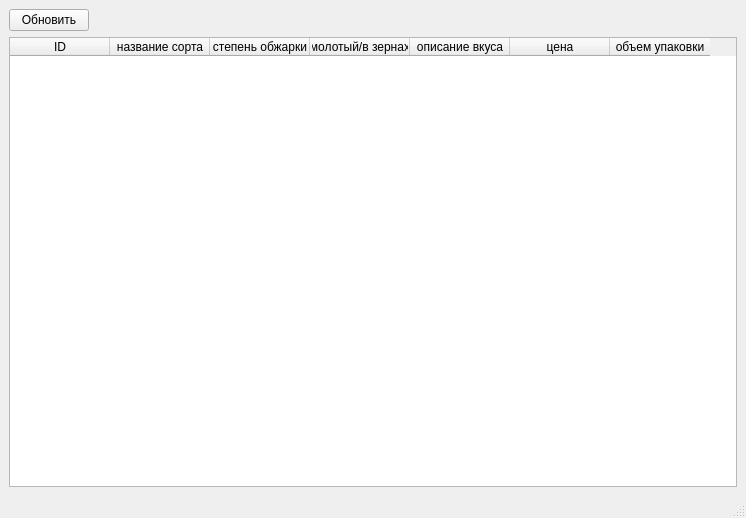
<?xml version="1.0" encoding="UTF-8"?>
<ui version="4.0">
 <class>MainWindow</class>
 <widget class="QMainWindow" name="MainWindow">
  <property name="geometry">
   <rect>
    <x>0</x>
    <y>0</y>
    <width>746</width>
    <height>518</height>
   </rect>
  </property>
  <property name="windowTitle">
   <string>MainWindow</string>
  </property>
  <widget class="QWidget" name="centralwidget">
   <layout class="QVBoxLayout" name="verticalLayout">
    <item>
     <layout class="QHBoxLayout" name="horizontalLayout">
      <item>
       <widget class="QPushButton" name="pushButton">
        <property name="text">
         <string>Обновить</string>
        </property>
       </widget>
      </item>
      <item>
       <spacer name="horizontalSpacer">
        <property name="orientation">
         <enum>Qt::Horizontal</enum>
        </property>
        <property name="sizeHint" stdset="0">
         <size>
          <width>40</width>
          <height>20</height>
         </size>
        </property>
       </spacer>
      </item>
     </layout>
    </item>
    <item>
     <widget class="QTableWidget" name="tableWidget">
      <column>
       <property name="text">
        <string>ID</string>
       </property>
      </column>
      <column>
       <property name="text">
        <string>название сорта</string>
       </property>
      </column>
      <column>
       <property name="text">
        <string>степень обжарки</string>
       </property>
      </column>
      <column>
       <property name="text">
        <string>молотый/в зернах</string>
       </property>
      </column>
      <column>
       <property name="text">
        <string>описание вкуса</string>
       </property>
      </column>
      <column>
       <property name="text">
        <string>цена</string>
       </property>
      </column>
      <column>
       <property name="text">
        <string>объем упаковки</string>
       </property>
      </column>
     </widget>
    </item>
   </layout>
  </widget>
  <widget class="QMenuBar" name="menubar">
   <property name="geometry">
    <rect>
     <x>0</x>
     <y>0</y>
     <width>746</width>
     <height>21</height>
    </rect>
   </property>
  </widget>
  <widget class="QStatusBar" name="statusbar"/>
 </widget>
 <resources/>
 <connections/>
</ui>
